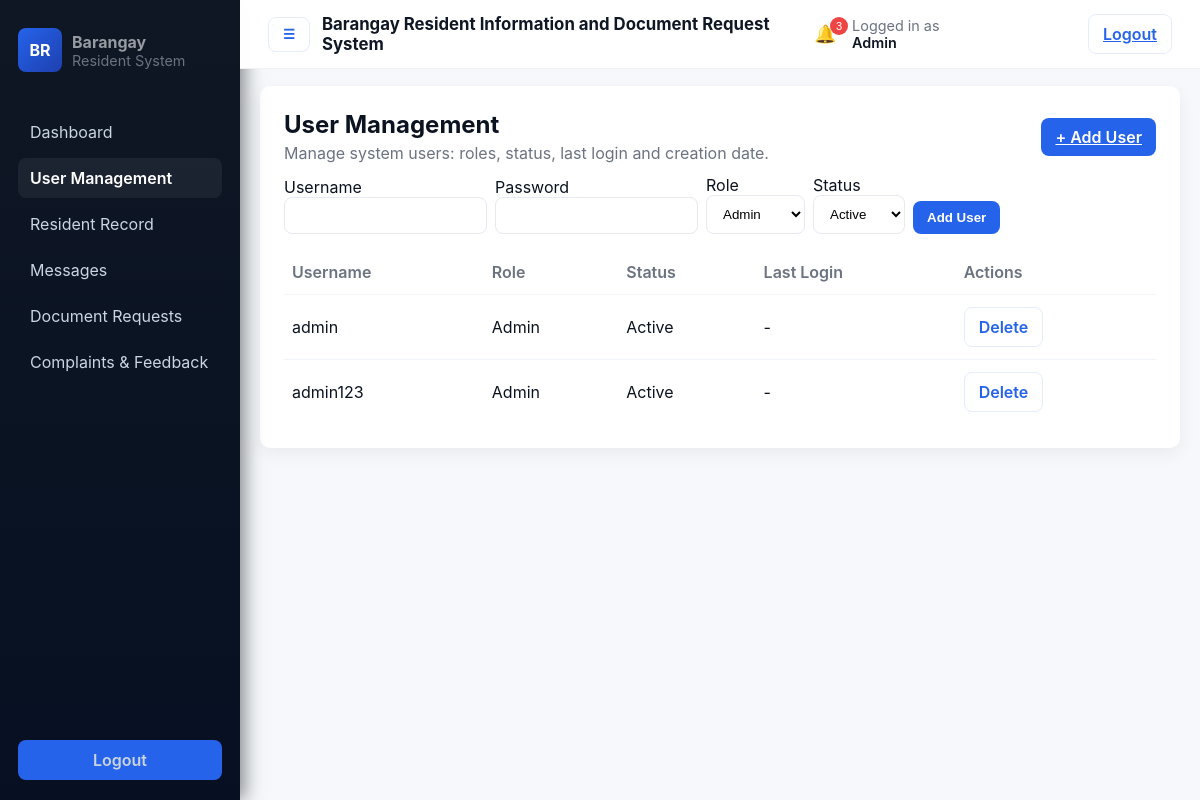
The app's page /public/user_management.php (signed in) with its own data.
### tables this page shows
CREATE TABLE `tbl_users` (
  `user_id` int(11) NOT NULL,
  `username` varchar(50) NOT NULL,
  `password_hash` varchar(255) NOT NULL,
  `role` enum('admin','staff','resident','barangay_captain') NOT NULL,
  `resident_id` int(11) DEFAULT NULL,
  `last_login` datetime DEFAULT NULL,
  `account_status` enum('Active','Inactive') DEFAULT 'Active'
);

### public/user_management.php (the view, shortened to what this page needs)
<?php
require_once __DIR__ . '/../includes/db.php';
$users = $pdo->query("SELECT user_id, username, role, account_status, last_login FROM tbl_users ORDER BY user_id ASC")->fetchAll();
?>
<!doctype html>
<html>
<head>
    <link rel="stylesheet" href="../assets/css/style.css">
</head>
<body>
<?php include '../includes/sidebar.php'; ?>
<?php include '../includes/header.php'; ?>
<main class="main-content container">
    <div class="card" >
        <div style="display:flex;align-items:center;justify-content:space-between;gap:12px">
            <div>
                <h2 style="margin:0">User Management</h2>
                <p class="muted" style="margin:4px 0 0 0">Manage system users: roles, status, last login and creation date.</p>
            </div>
            <div>
                <a href="user_management.php?action=add" class="btn">+ Add User</a>
            </div>
        </div>
        <div style="margin-top:12px;overflow:auto">
            <form method="post" style="margin-bottom:16px;display:flex;gap:8px;align-items:flex-end;flex-wrap:wrap">
                <div>
                    <label>Username<br><input type="text" name="username" required></label>
                </div>
                <div>
                    <label>Password<br><input type="password" name="password" required></label>
                </div>
                <div>
                    <label>Role<br>
                        <select name="role">
                            <option value="admin">Admin</option>
                        </select>
                    </label>
                </div>
                <div>
                    <label>Status<br>
                        <select name="status">
                            <option value="Active">Active</option>
                        </select>
                    </label>
                </div>
                <button type="submit" name="add_user" class="btn">Add User</button>
            </form>
            <table>
                <thead>
                    <tr>
                        <th>Username</th>
                        <th>Role</th>
                        <th>Status</th>
                        <th>Last Login</th>
                        <th>Actions</th>
                    </tr>
                </thead>
                <tbody>
                    <?php foreach($users as $u): ?>
                        <tr>
                            <td><?php echo htmlspecialchars($u['username']); ?></td>
                            <td><?php echo htmlspecialchars(ucfirst($u['role'])); ?></td>
                            <td><?php echo htmlspecialchars($u['account_status']); ?></td>
                            <td><?php echo htmlspecialchars($u['last_login'] ?? '-'); ?></td>
                            <td>
                                <?php if ($u['role'] !== 'admin'): ?>
                                    <a href="user_management.php?delete=<?php echo $u['user_id']; ?>" class="btn ghost" onclick="return confirm('Delete this user?')">Delete</a>
                                <?php else: ?>
                                    <span class="btn ghost disabled">Delete</span>
                                <?php endif; ?>
                            </td>
                        </tr>
                    <?php endforeach; ?>
                </tbody>
            </table>
        </div>
    </div>
</main>
</body>
</html>

### includes/sidebar.php (shortened to what this page needs)
<?php
$menus = [
    'admin' => [
        'Dashboard' => 'dashboard.php',
        'User Management' => 'user_management.php',
        'Resident Record' => 'resident_record.php',
        'Messages' => 'messages.php',
        'Document Requests' => 'document_requests.php',
        'Complaints & Feedback' => 'complaints_feedback.php',
    ],
    'staff' => [
        'Dashboard' => 'dashboard.php',
        'Messages' => 'messages.php',
        'Resident Record' => 'resident_record.php',
        'Document Requests' => 'document_requests.php',
        'Complaints & Feedback' => 'complaints_feedback.php',
    ],
    'resident' => [
        'Dashboard' => 'dashboard.php',
        'Document Requests' => 'document_requests.php',
        'Messages' => 'messages.php',
        'Complaints & Feedback' => 'complaints_feedback.php',
    ]
];
?>
<?php
$menuRole = isset($_SESSION['role']) ? $_SESSION['role'] : (isset($role) ? $role : 'resident');
?>
<div class="sidebar">
    <div class="brand">
        <div class="logo">BR</div>
        <div>
            <h2>Barangay</h2>
            <div class="small muted">Resident System</div>
        </div>
    </div>
    <ul>
        <?php foreach ($menus[$menuRole] as $label => $link): ?>
            <li><a href="<?php echo $link; ?>" class="<?php echo (basename($_SERVER['PHP_SELF']) == $link) ? 'active' : ''; ?>"><?php echo $label; ?></a></li>
        <?php endforeach; ?>
    </ul>
    <div class="sidebar-footer">
        <?php if (isset($_SESSION['role'])): ?>
            <a href="../public/logout.php" class="btn" style="width:100%;justify-content:center">Logout</a>
        <?php else: ?>
            <a href="../public/login.php" class="btn" style="width:100%;justify-content:center">Logout</a>
        <?php endif; ?>
    </div>
</div>

### includes/header.php (shortened to what this page needs)
<?php
$currentRole = isset($_SESSION['role']) ? $_SESSION['role'] : null;
?>
<link rel="stylesheet" href="../assets/css/style.css">
<div class="topbar">
    <div style="display:flex;align-items:center;gap:12px">
        <button id="sidebarToggle" class="btn ghost" onclick="toggleSidebar()">☰</button>
        <div class="title">Barangay Resident Information and Document Request System</div>
    </div>
    <div class="actions">
        <?php if ($currentRole): ?>
            <div class="notif">
                <button class="notif-btn" title="Notifications">
                    🔔
                    <span class="badge">3</span>
                </button>
                <div class="small muted">Logged in as <strong class="notif-user"><?php echo htmlspecialchars(ucfirst($currentRole)); ?></strong></div>
            </div>
            <a href="../public/logout.php" class="btn ghost">Logout</a>
        <?php else: ?>
            <a href="../public/login.php" class="btn">Login</a>
        <?php endif; ?>
    </div>
</div>

### assets/css/style.css (style rules this page uses)
:root { --bg: #f6f8fb; --card: #ffffff; --muted: #6b7280; --accent: #2563eb; --accent-600: #1e40af; --sidebar: #0f1724; --glass: rgba(255,255,255,0.6); --radius: 10px; --max-width: 1100px; }
* { box-sizing:border-box }
html,body { height:100% }
body { margin: 0; font-family: Inter, system-ui, -apple-system, 'Segoe UI', Roboto, 'Helvetica Neue', Arial; background: var(--bg); color: #0b1220; -webkit-font-smoothing:antialiased; }
.sidebar { width: 240px; background: linear-gradient(180deg,var(--sidebar),#071022); color: #fff; min-height:100vh; padding: 28px 18px; position:fixed;left:0;top:0; box-shadow: 4px 0 18px rgba(6,11,16,0.5); }
.sidebar .brand { display:flex;align-items:center;gap:10px;margin-bottom:24px }
.sidebar .brand .logo { width:44px;height:44px;border-radius:8px;background:linear-gradient(135deg,var(--accent),var(--accent-600));display:flex;align-items:center;justify-content:center;color:#fff;font-weight:700 }
.sidebar h2 { font-size:1rem;margin:0;color:var(--glass);opacity:0.95 }
.sidebar ul { list-style:none;padding:10px 0;margin:18px 0 0 }
.sidebar ul li { margin:6px 0 }
.sidebar a { display:flex;align-items:center;gap:10px;color:#cbd5e1;text-decoration:none;padding:10px 12px;border-radius:8px;transition:all .18s }
.sidebar a.active { background:rgba(255,255,255,0.06);color:#fff;font-weight:600 }
.sidebar-footer { position:absolute;left:18px;right:18px;bottom:20px }
.sidebar .btn { width:100%;display:flex;justify-content:center }
.topbar .notif { display:flex;align-items:center;gap:10px;margin-right:108px }
.notif-btn { position:relative;background:transparent;border:0;color:var(--muted);font-size:1.1rem;cursor:pointer }
.notif-btn .badge { position:absolute;top:-6px;right:-6px;background:#ef4444;color:#fff;border-radius:999px;padding:3px 6px;font-size:0.7rem }
.notif-user { font-weight:600;color:var(--sidebar) }
.topbar { position:fixed !important;top:0 !important;left:240px !important;right:0 !important;padding:14px 28px;background:rgba(255,255,255,0.98);backdrop-filter:blur(4px);border-bottom:1px solid rgba(15,23,36,0.06);display:flex;align-items:center;justify-content:space-between;z-index:9999 }
.topbar .title { font-size:1.05rem;color:var(--sidebar);font-weight:700 }
.topbar .actions { display:flex;gap:10px;align-items:center }
.main-content { margin-left: 240px; padding: 20px; flex: 1; max-width: none; width: 100%; padding-top: 86px; display: flex; flex-direction: column; align-items: flex-start; justify-content: flex-start; min-height: 80vh; box-sizing: border-box; }
.container { background: transparent; max-width: none; margin: 0 auto; width: 100%; display: flex; flex-direction: column; align-items: flex-start; }
.main-content, .container { display: flex; flex-direction: column; align-items: flex-start; margin-left: 240px; padding-top: 86px; width: calc(100% - 240px); }
.card { background: var(--card); border-radius: var(--radius); padding: 24px; box-shadow: 0 6px 18px rgba(12,20,40,0.06); margin-bottom: 18px; width: 100%; max-width: 100%; display: flex; flex-direction: column; align-self: stretch; box-sizing: border-box; }
.muted { color:var(--muted) }
.btn { display:inline-flex;align-items:center;gap:8px;background:var(--accent);color:#fff;padding:9px 14px;border-radius:8px;border:0;cursor:pointer;font-weight:600 }
.btn.ghost { background:transparent;color:var(--accent);border:1px solid rgba(37,99,235,0.12) }
input,select,textarea { padding:10px 12px;border-radius:8px;border:1px solid #e6e9ef;background:#fff;outline:none }
table { width:100%;border-collapse:collapse }
table thead th { background:transparent;text-align:left;padding:12px 8px;color:var(--muted);font-weight:600 }
table tbody td { padding:12px 8px;border-top:1px solid #f1f4f8 }
.small { font-size:.9rem }

### records on screen
tbl_users: username "admin", role "Admin", account_status "Active", last_login "-", shows "Delete"
tbl_users: username "admin123", role "Admin", account_status "Active", last_login "-", shows "Delete"

### other values on screen
$label "Dashboard"
$label "User Management"
$label "Resident Record"
$label "Messages"
$label "Document Requests"
$label "Complaints & Feedback"
$currentRole "Admin"
